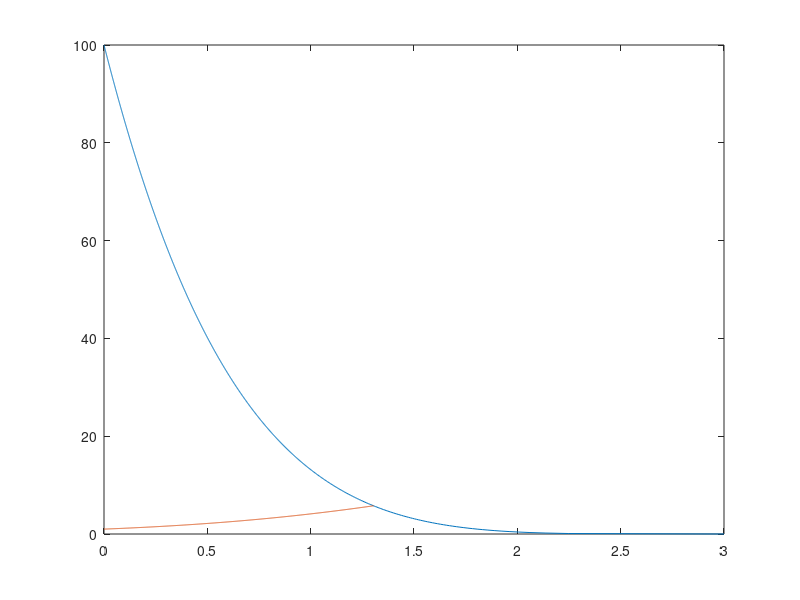

Reproduce this figure in MATLAB. (Note: this script raises an error after producing the figure.)
clear;
clc;

%Given
p4_p1=100;
a4_a1=1;
g1=5/3;
g4=5/3;
a1_a4=1./a4_a1;
%shock Mach number 

%plot of p4byp1 vs Ms
for k=1:length(a4_a1)
    figure
    Ms_trial=linspace(1,6,1000);
    gfn1=2*g1/(g1+1);
    gfn4=2*g4/(g4-1);
    gfn=(g4-1)/(g1+1);
     for i=1:length(Ms_trial)
            mfn=(Ms_trial(i)^2-1)/Ms_trial(i);
            numr=1+gfn1*(Ms_trial(i)^2-1);
            denom=(1-gfn*a1_a4(k)*mfn)^gfn4;
            p4_p1_trial(i)=(numr/denom);
     end
     Ms=interp1(p4_p1_trial,Ms_trial,p4_p1,'spline');
     p2_p1=1+(2*g1/(g1+1))*(Ms^2-1);
     %expansion 4-3

     p_p4_43=linspace(0,1,1000);
     delu_a4_43=(2/(g4-1))*(1-p_p4_43.^((g4-1)/(2*g4)));
     u_a4_43=delu_a4_43-0;
     u_a1_43=u_a4_43*a4_a1(k);
     p_p1_43=p_p4_43*p4_p1;

     u3_a1_43=interp1(p_p1_43,u_a1_43,p2_p1,'spline'); %p2=p3;
     plot(u_a1_43,p_p1_43,'DisplayName','r43 left');
     a3_a4=1-(g4-1)*0.5*(u3_a1_43/a4_a1(k));
     hold on
      %shock 1-2


     a2bya1=sqrt((2*g1*Ms^2-(g1-1))*(2+(g1-1)*Ms^2)/((g1+1)^2*Ms^2));
     delubya1_12=linspace(0,u3_a1_43,1000);

     pbyp1_12=1+(g1.*delubya1_12).*((g1+1)*0.25.*delubya1_12+sqrt(1+(g1+1)^2*0.25^2.*delubya1_12.^2));
     ubya1_12=delubya1_12;
     u2bya1_12=interp1(pbyp1_12,ubya1_12,p2_p1,'spline');
     plot(ubya1_12,pbyp1_12,'DisplayName','s12 right');
     hold on
     xline(u2bya1_12,'DisplayName','Ms=2.186' );
     title(['Ms for p4/p1=100 a4/a1=' num2str(a4_a1(k))]);
     legend
     xlabel('u/a1');
ylabel('p/p1');
end

